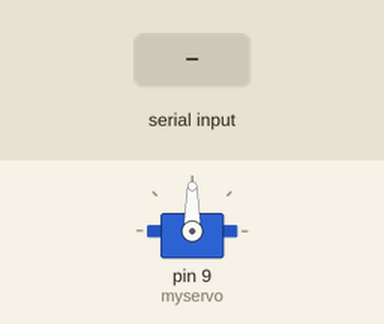
Recording of a sketch running on a simulated Arduino Uno, built with avr-gcc and run on an emulated ATmega328P. Shown: servo. The inputs (shaded band) are chosen by the test bench.

Above: at 1.2 s.
1.3 s: "a" received over Serial
At 2.5 s:
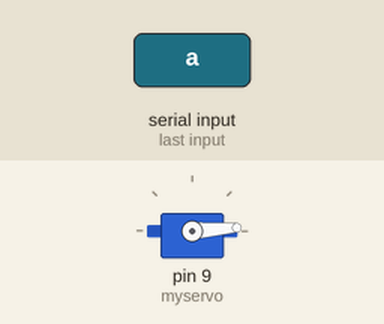
2.8 s: "z" received over Serial
At 3.9 s:
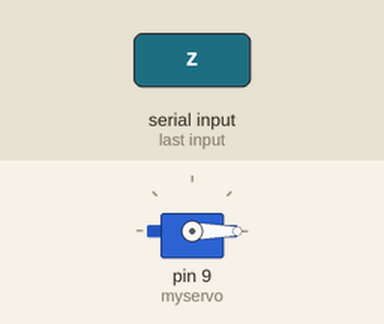
Timing chart, 0 to 5.8 s (numbered marks = the images above; inputs shaded):
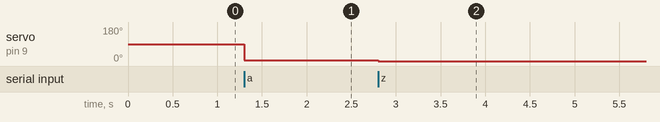

The sketch:

sketch_apr22b.ino
```cpp
#include <Servo.h>
int incomingByte = 0;
Servo myservo;  // create servo object to control a servo
// twelve servo objects can be created on most boards

int pos = 0;

void setup() {
  // put your setup code here, to run once:
  Serial.begin(9600);
  myservo.attach(9);
}

void loop() {
  // put your main code here, to run repeatedly:
  if (Serial.available() > 0) {
                // read the incoming byte:
                incomingByte = Serial.read();
                if (incomingByte == 97) {
                  pos = pos + 4;
                }
                if (incomingByte == 122) {
                  pos = pos - 4;
                }
                pos = constrain(pos, 0, 180);
                myservo.write(pos);

}
}
```

Measured:
- after the input at 1.3 s, servo on pin 9 (myservo): 90° → 4° at once
- after the input at 2.8 s, servo on pin 9 (myservo): 4° → 0° at once
